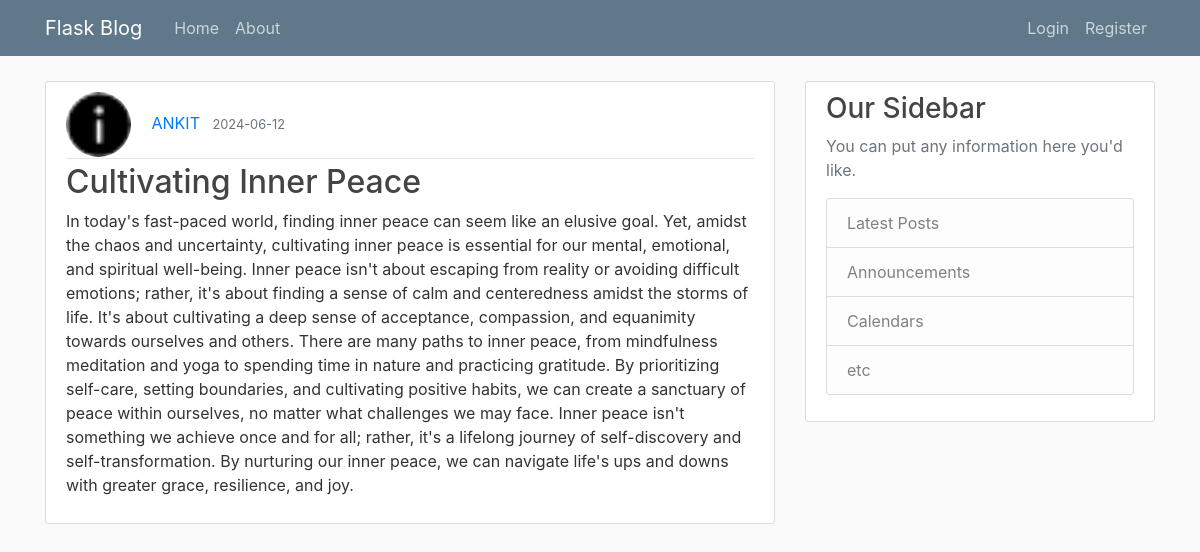
Page /post/9 on the committed database.
### flaskblog/models.py (models this page shows, shortened)
class User(db.Model,UserMixin):
    id = db.Column(db.Integer, primary_key=True)
    username = db.Column(db.String(20), unique=True, nullable=False)
    email = db.Column(db.String(120), unique=True, nullable=False)
    image_file = db.Column(db.String(20), nullable=False, default='default.jpg')
    password = db.Column(db.String(60), nullable=False)
    posts = db.relationship('Post', backref='author', lazy=True)

class Post(db.Model):
    id = db.Column(db.Integer, primary_key=True)
    title = db.Column(db.String(100), nullable=False)
    date_posted = db.Column(db.DateTime, nullable=False, default=datetime.utcnow)
    content = db.Column(db.Text, nullable=False)
    user_id = db.Column(db.Integer, db.ForeignKey('user.id'), nullable=False)

### flaskblog/routes.py (the view)
@app.route("/post/<int:post_id>")
def post(post_id):
    post = Post.query.get_or_404(post_id)
    return render_template('post.html', title=post.title, post=post)

### flaskblog/templates/post.html (shortened to what this page needs)
{% extends "layout.html" %}
{% block content %}
<article class="media content-section">
    <div class="media-body">
      <div class="article-metadata">
        <img class="rounded-circle article-img" src="{{ url_for('static', filename='profile_pics/' + post.author.image_file) }}">
        <a class="mr-2" href="{{ url_for('user_posts', username=post.author.username) }}">{{ post.author.username }}</a>
        <small class="text-muted">{{ post.date_posted.strftime('%Y-%m-%d')}}</small>
      </div>
      <h2>{{ post.title }}</h2>
      <p class="article-content">{{ post.content }}</p>
    </div>
  </article>
{% endblock content %}

### flaskblog/static/main.css (style rules this page uses)
body { background: #fafafa; color: #333333; margin-top: 5rem; }
h1, h2, h3, h4, h5, h6 { color: #444444; }
.content-section { background: #ffffff; padding: 10px 20px; border: 1px solid #dddddd; border-radius: 3px; margin-bottom: 20px; }
.article-content { white-space: pre-line; }
.article-img { height: 65px; width: 65px; margin-right: 16px; }
.article-metadata { padding-bottom: 1px; margin-bottom: 4px; border-bottom: 1px solid #e3e3e3 }

### rows in the picture
User: image_file (picture), author.username "ANKIT"
Post: date_posted "2024-06-12", title "Cultivating Inner Peace", content "In today's fast-paced world, finding inner peace can seem like an elusive goal. Yet, amidst the chaos and uncertainty, cultivating inner peace is essential for our mental, emotional, and spiritual well-being. Inner peace isn't about escaping from reality or avoiding difficult emotions; rather, it's about finding a sense of calm and centeredness amidst the storms of life. It's about cultivating a deep sense of acceptance, compassion, and equanimity towards ourselves and others. There are many paths to inner peace, from mindfulness meditation and yoga to spending time in nature and practicing gratitude. By prioritizing self-care, setting boundaries, and cultivating positive habits, we can…"
